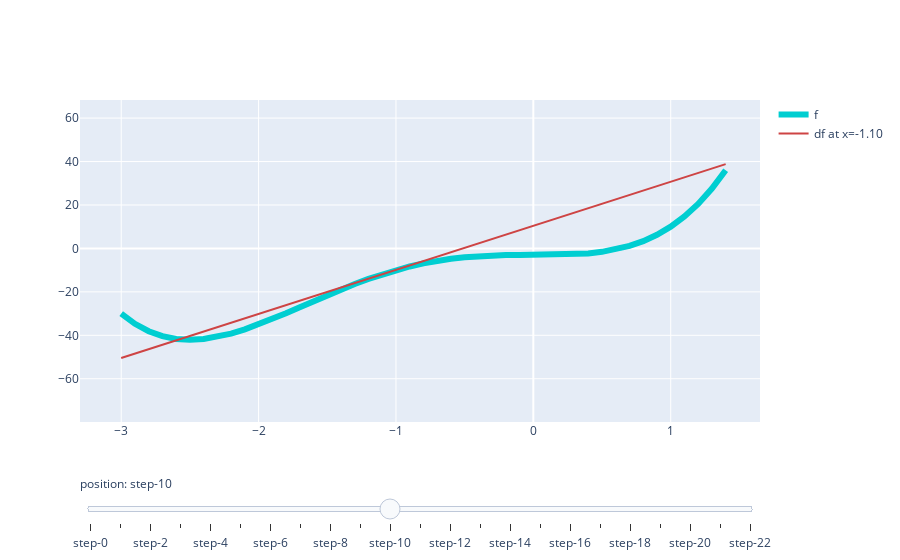

This figure's notebook cell:
### Code cell
# -*- coding: utf-8 -*-
"""
Created on Wed Apr 15 17:32:53 2020

@author: IngoScr33n
"""

import plotly.graph_objects as go
import numpy as np

# define function and derivative
def function(x):
    return 3*x**4+10*x**3-3

def derivative(step,x):
    df = function(x[2:])-function(x[:-2])
    return df/(2*step)

# set the x axis
start = -3
stop = 1.5
step = 0.1

xval = np.arange(start,stop,step)
f = function(xval)
df = derivative(step,xval)
b = f[1:-1]-df*xval[1:-1]
ylim = [np.min(f)*1.9,np.max(f)*1.9]
xlim = [start*1.1,stop*1.1]

# Create figure
fig = go.Figure()

# Add the main function to the figure
fig.add_trace(
    go.Scatter(
        visible = True,
        line = dict(color = "#00CED1", width = 6),
        name = 'f',
        x = xval,
        y = f
        ))

# Add the tangents to the figure
for pos in range(len(df)):
    if pos%2==0:
        fig.add_trace(
            go.Scatter(
                visible=False,
                line=dict(color="#cE4444", width=2),
                name="df at x=%.2f"%xval[pos+1],
                x=xval,
                y=xval*df[pos]+b[pos]
            ))

# Make 10th trace visible
fig.data[10].visible = True

# Create and add slider
steps = []
for i in range(len(fig.data)):
    step = dict(
        method="restyle",
        args=["visible", [False] * len(fig.data)],
    )
    step["args"][1][i] = True  # Toggle i'th trace to "visible"
    step["args"][1][0] = True # First trace is always visible
    steps.append(step)


sliders = [dict(
    active=10,
    currentvalue={"prefix": "position: "},
    pad={"t": 50},
    steps=steps
)]
fig.update_layout(
    sliders=sliders,
    yaxis = dict(range = ylim),
    xaxis = dict(range = xlim)
)

fig.show()

### Figure 1 — Plotly figure (JSON) as saved in the notebook; plotly's stock layout.template omitted (floating-point values rounded to 4 significant figures)
{"data": [{"line": {"color": "#00CED1", "width": 6}, "name": "f", "type": "scatter", "visible": true, "x": [-3, -2.9, -2.8, -2.7, -2.6, -2.5, -2.4, -2.3, -2.2, -2.1, -2.0, -1.9, -1.8, -1.7, -1.6, -1.5, -1.4, -1.3, -1.2, -1.1, -1.0, -0.9, -0.8, -0.7, -0.6, -0.5, -0.4, -0.3, -0.2, -0.1, 2.665e-15, 0.1, 0.2, 0.3, 0.4, 0.5, 0.6, 0.7, 0.8, 0.9, 1.0, 1.1, 1.2, 1.3, 1.4], "y": [-30, -34.71, -38.12, -40.4, -41.67, -42.06, -41.71, -40.72, -39.2, -37.27, -35.0, -32.49, -29.83, -27.07, -24.3, -21.56, -18.92, -16.4, -14.06, -11.92, -10.0, -8.322, -6.891, -5.71, -4.771, -4.062, -3.563, -3.246, -3.075, -3.01, -3, -2.99, -2.915, -2.706, -2.283, -1.562, -0.4512, 1.15, 3.349, 6.258, 10.0, 14.7, 20.5, 27.54, 35.96]}, {"line": {"color": "#cE4444", "width": 2}, "name": "df at x=-2.90", "type": "scatter", "visible": false, "x": [-3, -2.9, -2.8, -2.7, -2.6, -2.5, -2.4, -2.3, -2.2, -2.1, -2.0, -1.9, -1.8, -1.7, -1.6, -1.5, -1.4, -1.3, -1.2, -1.1, -1.0, -0.9, -0.8, -0.7, -0.6, -0.5, -0.4, -0.3, -0.2, -0.1, 2.665e-15, 0.1, 0.2, 0.3, 0.4, 0.5, 0.6, 0.7, 0.8, 0.9, 1.0, 1.1, 1.2, 1.3, 1.4], "y": [-30.64, -34.71, -38.77, -42.83, -46.89, -50.95, -55.01, -59.08, -63.14, -67.2, -71.26, -75.32, -79.38, -83.44, -87.51, -91.57, -95.63, -99.69, -103.8, -107.8, -111.9, -115.9, -120.0, -124.1, -128.1, -132.2, -136.2, -140.3, -144.4, -148.4, -152.5, -156.6, -160.6, -164.7, -168.7, -172.8, -176.9, -180.9, -185.0, -189.0, -193.1, -197.2, -201.2, -205.3, -209.4]}, {"line": {"color": "#cE4444", "width": 2}, "name": "df at x=-2.70", "type": "scatter", "visible": false, "x": [-3, -2.9, -2.8, -2.7, -2.6, -2.5, -2.4, -2.3, -2.2, -2.1, -2.0, -1.9, -1.8, -1.7, -1.6, -1.5, -1.4, -1.3, -1.2, -1.1, -1.0, -0.9, -0.8, -0.7, -0.6, -0.5, -0.4, -0.3, -0.2, -0.1, 2.665e-15, 0.1, 0.2, 0.3, 0.4, 0.5, 0.6, 0.7, 0.8, 0.9, 1.0, 1.1, 1.2, 1.3, 1.4], "y": [-35.08, -36.85, -38.63, -40.4, -42.17, -43.94, -45.71, -47.49, -49.26, -51.03, -52.8, -54.57, -56.35, -58.12, -59.89, -61.66, -63.43, -65.21, -66.98, -68.75, -70.52, -72.29, -74.07, -75.84, -77.61, -79.38, -81.15, -82.93, -84.7, -86.47, -88.24, -90.01, -91.79, -93.56, -95.33, -97.1, -98.87, -100.6, -102.4, -104.2, -106.0, -107.7, -109.5, -111.3, -113.0]}, {"line": {"color": "#cE4444", "width": 2}, "name": "df at x=-2.50", "type": "scatter", "visible": false, "x": [-3, -2.9, -2.8, -2.7, -2.6, -2.5, -2.4, -2.3, -2.2, -2.1, -2.0, -1.9, -1.8, -1.7, -1.6, -1.5, -1.4, -1.3, -1.2, -1.1, -1.0, -0.9, -0.8, -0.7, -0.6, -0.5, -0.4, -0.3, -0.2, -0.1, 2.665e-15, 0.1, 0.2, 0.3, 0.4, 0.5, 0.6, 0.7, 0.8, 0.9, 1.0, 1.1, 1.2, 1.3, 1.4], "y": [-41.96, -41.98, -42.0, -42.02, -42.04, -42.06, -42.08, -42.1, -42.12, -42.14, -42.16, -42.18, -42.2, -42.22, -42.24, -42.26, -42.28, -42.3, -42.32, -42.34, -42.36, -42.38, -42.4, -42.42, -42.44, -42.46, -42.48, -42.5, -42.52, -42.54, -42.56, -42.58, -42.6, -42.62, -42.64, -42.66, -42.68, -42.7, -42.72, -42.74, -42.76, -42.78, -42.8, -42.82, -42.84]}, {"line": {"color": "#cE4444", "width": 2}, "name": "df at x=-2.30", "type": "scatter", "visible": false, "x": [-3, -2.9, -2.8, -2.7, -2.6, -2.5, -2.4, -2.3, -2.2, -2.1, -2.0, -1.9, -1.8, -1.7, -1.6, -1.5, -1.4, -1.3, -1.2, -1.1, -1.0, -0.9, -0.8, -0.7, -0.6, -0.5, -0.4, -0.3, -0.2, -0.1, 2.665e-15, 0.1, 0.2, 0.3, 0.4, 0.5, 0.6, 0.7, 0.8, 0.9, 1.0, 1.1, 1.2, 1.3, 1.4], "y": [-49.48, -48.23, -46.98, -45.73, -44.47, -43.22, -41.97, -40.72, -39.47, -38.21, -36.96, -35.71, -34.46, -33.21, -31.95, -30.7, -29.45, -28.2, -26.95, -25.69, -24.44, -23.19, -21.94, -20.69, -19.43, -18.18, -16.93, -15.68, -14.43, -13.17, -11.92, -10.67, -9.418, -8.166, -6.914, -5.662, -4.41, -3.158, -1.906, -0.6537, 0.5983, 1.85, 3.102, 4.354, 5.606]}, {"line": {"color": "#cE4444", "width": 2}, "name": "df at x=-2.10", "type": "scatter", "visible": false, "x": [-3, -2.9, -2.8, -2.7, -2.6, -2.5, -2.4, -2.3, -2.2, -2.1, -2.0, -1.9, -1.8, -1.7, -1.6, -1.5, -1.4, -1.3, -1.2, -1.1, -1.0, -0.9, -0.8, -0.7, -0.6, -0.5, -0.4, -0.3, -0.2, -0.1, 2.665e-15, 0.1, 0.2, 0.3, 0.4, 0.5, 0.6, 0.7, 0.8, 0.9, 1.0, 1.1, 1.2, 1.3, 1.4], "y": [-56.18, -54.08, -51.98, -49.88, -47.77, -45.67, -43.57, -41.47, -39.37, -37.27, -35.16, -33.06, -30.96, -28.86, -26.76, -24.66, -22.55, -20.45, -18.35, -16.25, -14.15, -12.05, -9.945, -7.843, -5.742, -3.64, -1.538, 0.5631, 2.665, 4.766, 6.868, 8.97, 11.07, 13.17, 15.27, 17.38, 19.48, 21.58, 23.68, 25.78, 27.88, 29.99, 32.09, 34.19, 36.29]}, {"line": {"color": "#cE4444", "width": 2}, "name": "df at x=-1.90", "type": "scatter", "visible": false, "x": [-3, -2.9, -2.8, -2.7, -2.6, -2.5, -2.4, -2.3, -2.2, -2.1, -2.0, -1.9, -1.8, -1.7, -1.6, -1.5, -1.4, -1.3, -1.2, -1.1, -1.0, -0.9, -0.8, -0.7, -0.6, -0.5, -0.4, -0.3, -0.2, -0.1, 2.665e-15, 0.1, 0.2, 0.3, 0.4, 0.5, 0.6, 0.7, 0.8, 0.9, 1.0, 1.1, 1.2, 1.3, 1.4], "y": [-60.94, -58.36, -55.77, -53.18, -50.6, -48.01, -45.43, -42.84, -40.25, -37.67, -35.08, -32.49, -29.91, -27.32, -24.73, -22.15, -19.56, -16.98, -14.39, -11.8, -9.216, -6.63, -4.043, -1.457, 1.13, 3.716, 6.302, 8.889, 11.48, 14.06, 16.65, 19.23, 21.82, 24.41, 26.99, 29.58, 32.17, 34.75, 37.34, 39.93, 42.51, 45.1, 47.68, 50.27, 52.86]}, {"line": {"color": "#cE4444", "width": 2}, "name": "df at x=-1.70", "type": "scatter", "visible": false, "x": [-3, -2.9, -2.8, -2.7, -2.6, -2.5, -2.4, -2.3, -2.2, -2.1, -2.0, -1.9, -1.8, -1.7, -1.6, -1.5, -1.4, -1.3, -1.2, -1.1, -1.0, -0.9, -0.8, -0.7, -0.6, -0.5, -0.4, -0.3, -0.2, -0.1, 2.665e-15, 0.1, 0.2, 0.3, 0.4, 0.5, 0.6, 0.7, 0.8, 0.9, 1.0, 1.1, 1.2, 1.3, 1.4], "y": [-63.01, -60.24, -57.48, -54.71, -51.95, -49.19, -46.42, -43.66, -40.89, -38.13, -35.37, -32.6, -29.84, -27.07, -24.31, -21.55, -18.78, -16.02, -13.25, -10.49, -7.726, -4.962, -2.198, 0.5663, 3.33, 6.094, 8.858, 11.62, 14.39, 17.15, 19.91, 22.68, 25.44, 28.21, 30.97, 33.73, 36.5, 39.26, 42.03, 44.79, 47.55, 50.32, 53.08, 55.85, 58.61]}, {"line": {"color": "#cE4444", "width": 2}, "name": "df at x=-1.50", "type": "scatter", "visible": false, "x": [-3, -2.9, -2.8, -2.7, -2.6, -2.5, -2.4, -2.3, -2.2, -2.1, -2.0, -1.9, -1.8, -1.7, -1.6, -1.5, -1.4, -1.3, -1.2, -1.1, -1.0, -0.9, -0.8, -0.7, -0.6, -0.5, -0.4, -0.3, -0.2, -0.1, 2.665e-15, 0.1, 0.2, 0.3, 0.4, 0.5, 0.6, 0.7, 0.8, 0.9, 1.0, 1.1, 1.2, 1.3, 1.4], "y": [-61.94, -59.25, -56.56, -53.87, -51.17, -48.48, -45.79, -43.1, -40.41, -37.71, -35.02, -32.33, -29.64, -26.95, -24.25, -21.56, -18.87, -16.18, -13.49, -10.79, -8.102, -5.41, -2.718, -0.0265, 2.666, 5.358, 8.05, 10.74, 13.43, 16.13, 18.82, 21.51, 24.2, 26.89, 29.59, 32.28, 34.97, 37.66, 40.35, 43.05, 45.74, 48.43, 51.12, 53.81, 56.51]}, {"line": {"color": "#cE4444", "width": 2}, "name": "df at x=-1.30", "type": "scatter", "visible": false, "x": [-3, -2.9, -2.8, -2.7, -2.6, -2.5, -2.4, -2.3, -2.2, -2.1, -2.0, -1.9, -1.8, -1.7, -1.6, -1.5, -1.4, -1.3, -1.2, -1.1, -1.0, -0.9, -0.8, -0.7, -0.6, -0.5, -0.4, -0.3, -0.2, -0.1, 2.665e-15, 0.1, 0.2, 0.3, 0.4, 0.5, 0.6, 0.7, 0.8, 0.9, 1.0, 1.1, 1.2, 1.3, 1.4], "y": [-57.68, -55.25, -52.82, -50.39, -47.97, -45.54, -43.11, -40.68, -38.25, -35.83, -33.4, -30.97, -28.54, -26.11, -23.69, -21.26, -18.83, -16.4, -13.97, -11.55, -9.118, -6.69, -4.262, -1.834, 0.5943, 3.022, 5.45, 7.878, 10.31, 12.73, 15.16, 17.59, 20.02, 22.45, 24.87, 27.3, 29.73, 32.16, 34.59, 37.01, 39.44, 41.87, 44.3, 46.73, 49.15]}, {"line": {"color": "#cE4444", "width": 2}, "name": "df at x=-1.10", "type": "scatter", "visible": true, "x": [-3, -2.9, -2.8, -2.7, -2.6, -2.5, -2.4, -2.3, -2.2, -2.1, -2.0, -1.9, -1.8, -1.7, -1.6, -1.5, -1.4, -1.3, -1.2, -1.1, -1.0, -0.9, -0.8, -0.7, -0.6, -0.5, -0.4, -0.3, -0.2, -0.1, 2.665e-15, 0.1, 0.2, 0.3, 0.4, 0.5, 0.6, 0.7, 0.8, 0.9, 1.0, 1.1, 1.2, 1.3, 1.4], "y": [-50.48, -48.45, -46.42, -44.39, -42.36, -40.33, -38.3, -36.27, -34.24, -32.21, -30.18, -28.15, -26.12, -24.1, -22.07, -20.04, -18.01, -15.98, -13.95, -11.92, -9.888, -7.858, -5.829, -3.799, -1.77, 0.2599, 2.29, 4.319, 6.349, 8.378, 10.41, 12.44, 14.47, 16.5, 18.53, 20.56, 22.59, 24.62, 26.64, 28.67, 30.7, 32.73, 34.76, 36.79, 38.82]}, {"line": {"color": "#cE4444", "width": 2}, "name": "df at x=-0.90", "type": "scatter", "visible": false, "x": [-3, -2.9, -2.8, -2.7, -2.6, -2.5, -2.4, -2.3, -2.2, -2.1, -2.0, -1.9, -1.8, -1.7, -1.6, -1.5, -1.4, -1.3, -1.2, -1.1, -1.0, -0.9, -0.8, -0.7, -0.6, -0.5, -0.4, -0.3, -0.2, -0.1, 2.665e-15, 0.1, 0.2, 0.3, 0.4, 0.5, 0.6, 0.7, 0.8, 0.9, 1.0, 1.1, 1.2, 1.3, 1.4], "y": [-40.96, -39.41, -37.86, -36.3, -34.75, -33.19, -31.64, -30.08, -28.53, -26.97, -25.42, -23.87, -22.31, -20.76, -19.2, -17.65, -16.09, -14.54, -12.98, -11.43, -9.876, -8.322, -6.767, -5.213, -3.658, -2.104, -0.5497, 1.005, 2.559, 4.114, 5.668, 7.222, 8.777, 10.33, 11.89, 13.44, 14.99, 16.55, 18.1, 19.66, 21.21, 22.77, 24.32, 25.88, 27.43]}, {"line": {"color": "#cE4444", "width": 2}, "name": "df at x=-0.70", "type": "scatter", "visible": false, "x": [-3, -2.9, -2.8, -2.7, -2.6, -2.5, -2.4, -2.3, -2.2, -2.1, -2.0, -1.9, -1.8, -1.7, -1.6, -1.5, -1.4, -1.3, -1.2, -1.1, -1.0, -0.9, -0.8, -0.7, -0.6, -0.5, -0.4, -0.3, -0.2, -0.1, 2.665e-15, 0.1, 0.2, 0.3, 0.4, 0.5, 0.6, 0.7, 0.8, 0.9, 1.0, 1.1, 1.2, 1.3, 1.4], "y": [-30.09, -29.03, -27.97, -26.91, -25.85, -24.79, -23.73, -22.67, -21.61, -20.55, -19.49, -18.43, -17.37, -16.31, -15.25, -14.19, -13.13, -12.07, -11.01, -9.95, -8.89, -7.83, -6.77, -5.71, -4.65, -3.59, -2.53, -1.47, -0.4097, 0.6503, 1.71, 2.77, 3.83, 4.89, 5.95, 7.01, 8.07, 9.13, 10.19, 11.25, 12.31, 13.37, 14.43, 15.49, 16.55]}, {"line": {"color": "#cE4444", "width": 2}, "name": "df at x=-0.50", "type": "scatter", "visible": false, "x": [-3, -2.9, -2.8, -2.7, -2.6, -2.5, -2.4, -2.3, -2.2, -2.1, -2.0, -1.9, -1.8, -1.7, -1.6, -1.5, -1.4, -1.3, -1.2, -1.1, -1.0, -0.9, -0.8, -0.7, -0.6, -0.5, -0.4, -0.3, -0.2, -0.1, 2.665e-15, 0.1, 0.2, 0.3, 0.4, 0.5, 0.6, 0.7, 0.8, 0.9, 1.0, 1.1, 1.2, 1.3, 1.4], "y": [-19.16, -18.56, -17.95, -17.35, -16.75, -16.14, -15.54, -14.93, -14.33, -13.73, -13.12, -12.52, -11.91, -11.31, -10.71, -10.1, -9.498, -8.894, -8.29, -7.686, -7.082, -6.478, -5.874, -5.27, -4.666, -4.062, -3.458, -2.854, -2.25, -1.647, -1.043, -0.4385, 0.1655, 0.7695, 1.373, 1.977, 2.581, 3.185, 3.789, 4.393, 4.997, 5.601, 6.205, 6.809, 7.413]}, {"line": {"color": "#cE4444", "width": 2}, "name": "df at x=-0.30", "type": "scatter", "visible": false, "x": [-3, -2.9, -2.8, -2.7, -2.6, -2.5, -2.4, -2.3, -2.2, -2.1, -2.0, -1.9, -1.8, -1.7, -1.6, -1.5, -1.4, -1.3, -1.2, -1.1, -1.0, -0.9, -0.8, -0.7, -0.6, -0.5, -0.4, -0.3, -0.2, -0.1, 2.665e-15, 0.1, 0.2, 0.3, 0.4, 0.5, 0.6, 0.7, 0.8, 0.9, 1.0, 1.1, 1.2, 1.3, 1.4], "y": [-9.834, -9.59, -9.346, -9.102, -8.858, -8.614, -8.37, -8.126, -7.882, -7.638, -7.394, -7.15, -6.906, -6.662, -6.418, -6.174, -5.93, -5.686, -5.442, -5.198, -4.954, -4.71, -4.466, -4.222, -3.978, -3.734, -3.49, -3.246, -3.002, -2.758, -2.514, -2.27, -2.026, -1.782, -1.538, -1.294, -1.05, -0.8057, -0.5617, -0.3177, -0.0737, 0.1703, 0.4143, 0.6583, 0.9023]}, {"line": {"color": "#cE4444", "width": 2}, "name": "df at x=-0.10", "type": "scatter", "visible": false, "x": [-3, -2.9, -2.8, -2.7, -2.6, -2.5, -2.4, -2.3, -2.2, -2.1, -2.0, -1.9, -1.8, -1.7, -1.6, -1.5, -1.4, -1.3, -1.2, -1.1, -1.0, -0.9, -0.8, -0.7, -0.6, -0.5, -0.4, -0.3, -0.2, -0.1, 2.665e-15, 0.1, 0.2, 0.3, 0.4, 0.5, 0.6, 0.7, 0.8, 0.9, 1.0, 1.1, 1.2, 1.3, 1.4], "y": [-4.1, -4.062, -4.025, -3.987, -3.95, -3.912, -3.874, -3.837, -3.799, -3.762, -3.724, -3.686, -3.649, -3.611, -3.574, -3.536, -3.498, -3.461, -3.423, -3.386, -3.348, -3.31, -3.273, -3.235, -3.198, -3.16, -3.122, -3.085, -3.047, -3.01, -2.972, -2.935, -2.897, -2.859, -2.822, -2.784, -2.747, -2.709, -2.671, -2.634, -2.596, -2.559, -2.521, -2.483, -2.446]}, {"line": {"color": "#cE4444", "width": 2}, "name": "df at x=0.10", "type": "scatter", "visible": false, "x": [-3, -2.9, -2.8, -2.7, -2.6, -2.5, -2.4, -2.3, -2.2, -2.1, -2.0, -1.9, -1.8, -1.7, -1.6, -1.5, -1.4, -1.3, -1.2, -1.1, -1.0, -0.9, -0.8, -0.7, -0.6, -0.5, -0.4, -0.3, -0.2, -0.1, 2.665e-15, 0.1, 0.2, 0.3, 0.4, 0.5, 0.6, 0.7, 0.8, 0.9, 1.0, 1.1, 1.2, 1.3, 1.4], "y": [-4.304, -4.262, -4.219, -4.177, -4.135, -4.092, -4.05, -4.007, -3.965, -3.923, -3.88, -3.838, -3.795, -3.753, -3.711, -3.668, -3.626, -3.583, -3.541, -3.499, -3.456, -3.414, -3.371, -3.329, -3.287, -3.244, -3.202, -3.159, -3.117, -3.075, -3.032, -2.99, -2.947, -2.905, -2.862, -2.82, -2.778, -2.735, -2.693, -2.65, -2.608, -2.566, -2.523, -2.481, -2.438]}, {"line": {"color": "#cE4444", "width": 2}, "name": "df at x=0.30", "type": "scatter", "visible": false, "x": [-3, -2.9, -2.8, -2.7, -2.6, -2.5, -2.4, -2.3, -2.2, -2.1, -2.0, -1.9, -1.8, -1.7, -1.6, -1.5, -1.4, -1.3, -1.2, -1.1, -1.0, -0.9, -0.8, -0.7, -0.6, -0.5, -0.4, -0.3, -0.2, -0.1, 2.665e-15, 0.1, 0.2, 0.3, 0.4, 0.5, 0.6, 0.7, 0.8, 0.9, 1.0, 1.1, 1.2, 1.3, 1.4], "y": [-13.13, -12.82, -12.5, -12.19, -11.87, -11.55, -11.24, -10.92, -10.61, -10.29, -9.974, -9.658, -9.342, -9.026, -8.71, -8.394, -8.078, -7.762, -7.446, -7.13, -6.814, -6.498, -6.182, -5.866, -5.55, -5.234, -4.918, -4.602, -4.286, -3.97, -3.654, -3.338, -3.022, -2.706, -2.39, -2.074, -1.758, -1.442, -1.126, -0.8097, -0.4937, -0.1777, 0.1383, 0.4543, 0.7703]}, {"line": {"color": "#cE4444", "width": 2}, "name": "df at x=0.50", "type": "scatter", "visible": false, "x": [-3, -2.9, -2.8, -2.7, -2.6, -2.5, -2.4, -2.3, -2.2, -2.1, -2.0, -1.9, -1.8, -1.7, -1.6, -1.5, -1.4, -1.3, -1.2, -1.1, -1.0, -0.9, -0.8, -0.7, -0.6, -0.5, -0.4, -0.3, -0.2, -0.1, 2.665e-15, 0.1, 0.2, 0.3, 0.4, 0.5, 0.6, 0.7, 0.8, 0.9, 1.0, 1.1, 1.2, 1.3, 1.4], "y": [-33.62, -32.71, -31.79, -30.87, -29.96, -29.04, -28.13, -27.21, -26.29, -25.38, -24.46, -23.55, -22.63, -21.71, -20.8, -19.88, -18.97, -18.05, -17.13, -16.22, -15.3, -14.39, -13.47, -12.55, -11.64, -10.72, -9.807, -8.891, -7.975, -7.059, -6.143, -5.227, -4.311, -3.394, -2.478, -1.562, -0.6465, 0.2695, 1.186, 2.102, 3.018, 3.934, 4.85, 5.766, 6.682]}, {"line": {"color": "#cE4444", "width": 2}, "name": "df at x=0.70", "type": "scatter", "visible": false, "x": [-3, -2.9, -2.8, -2.7, -2.6, -2.5, -2.4, -2.3, -2.2, -2.1, -2.0, -1.9, -1.8, -1.7, -1.6, -1.5, -1.4, -1.3, -1.2, -1.1, -1.0, -0.9, -0.8, -0.7, -0.6, -0.5, -0.4, -0.3, -0.2, -0.1, 2.665e-15, 0.1, 0.2, 0.3, 0.4, 0.5, 0.6, 0.7, 0.8, 0.9, 1.0, 1.1, 1.2, 1.3, 1.4], "y": [-69.15, -67.25, -65.35, -63.45, -61.55, -59.65, -57.75, -55.85, -53.95, -52.05, -50.15, -48.25, -46.35, -44.45, -42.55, -40.65, -38.75, -36.85, -34.95, -33.05, -31.15, -29.25, -27.35, -25.45, -23.55, -21.65, -19.75, -17.85, -15.95, -14.05, -12.15, -10.25, -8.35, -6.45, -4.55, -2.65, -0.7497, 1.15, 3.05, 4.95, 6.85, 8.75, 10.65, 12.55, 14.45]}, {"line": {"color": "#cE4444", "width": 2}, "name": "df at x=0.90", "type": "scatter", "visible": false, "x": [-3, -2.9, -2.8, -2.7, -2.6, -2.5, -2.4, -2.3, -2.2, -2.1, -2.0, -1.9, -1.8, -1.7, -1.6, -1.5, -1.4, -1.3, -1.2, -1.1, -1.0, -0.9, -0.8, -0.7, -0.6, -0.5, -0.4, -0.3, -0.2, -0.1, 2.665e-15, 0.1, 0.2, 0.3, 0.4, 0.5, 0.6, 0.7, 0.8, 0.9, 1.0, 1.1, 1.2, 1.3, 1.4], "y": [-123.4, -120.1, -116.8, -113.5, -110.1, -106.8, -103.5, -100.2, -96.84, -93.51, -90.18, -86.86, -83.53, -80.21, -76.88, -73.56, -70.23, -66.9, -63.58, -60.25, -56.93, -53.6, -50.28, -46.95, -43.63, -40.3, -36.97, -33.65, -30.32, -27.0, -23.67, -20.35, -17.02, -13.7, -10.37, -7.044, -3.718, -0.3929, 2.933, 6.258, 9.584, 12.91, 16.24, 19.56, 22.89]}, {"line": {"color": "#cE4444", "width": 2}, "name": "df at x=1.10", "type": "scatter", "visible": false, "x": [-3, -2.9, -2.8, -2.7, -2.6, -2.5, -2.4, -2.3, -2.2, -2.1, -2.0, -1.9, -1.8, -1.7, -1.6, -1.5, -1.4, -1.3, -1.2, -1.1, -1.0, -0.9, -0.8, -0.7, -0.6, -0.5, -0.4, -0.3, -0.2, -0.1, 2.665e-15, 0.1, 0.2, 0.3, 0.4, 0.5, 0.6, 0.7, 0.8, 0.9, 1.0, 1.1, 1.2, 1.3, 1.4], "y": [-200.6, -195.3, -190.1, -184.8, -179.6, -174.3, -169.1, -163.8, -158.6, -153.3, -148.1, -142.8, -137.6, -132.3, -127.1, -121.8, -116.6, -111.3, -106.1, -100.8, -95.56, -90.31, -85.06, -79.8, -74.55, -69.3, -64.05, -58.8, -53.55, -48.3, -43.05, -37.8, -32.55, -27.3, -22.05, -16.8, -11.55, -6.299, -1.049, 4.202, 9.452, 14.7, 19.95, 25.2, 30.45]}, {"line": {"color": "#cE4444", "width": 2}, "name": "df at x=1.30", "type": "scatter", "visible": false, "x": [-3, -2.9, -2.8, -2.7, -2.6, -2.5, -2.4, -2.3, -2.2, -2.1, -2.0, -1.9, -1.8, -1.7, -1.6, -1.5, -1.4, -1.3, -1.2, -1.1, -1.0, -0.9, -0.8, -0.7, -0.6, -0.5, -0.4, -0.3, -0.2, -0.1, 2.665e-15, 0.1, 0.2, 0.3, 0.4, 0.5, 0.6, 0.7, 0.8, 0.9, 1.0, 1.1, 1.2, 1.3, 1.4], "y": [-304.9, -297.2, -289.5, -281.7, -274.0, -266.3, -258.5, -250.8, -243.1, -235.3, -227.6, -219.9, -212.2, -204.4, -196.7, -189.0, -181.2, -173.5, -165.8, -158.0, -150.3, -142.6, -134.8, -127.1, -119.4, -111.6, -103.9, -96.17, -88.44, -80.71, -72.98, -65.25, -57.51, -49.78, -42.05, -34.32, -26.59, -18.85, -11.12, -3.39, 4.342, 12.07, 19.81, 27.54, 35.27]}], "layout": {"sliders": [{"active": 10, "currentvalue": {"prefix": "position: "}, "pad": {"t": 50}, "steps": [{"args": ["visible", [true, false, false, false, false, false, false, false, false, false, false, false, false, false, false, false, false, false, false, false, false, false, false]], "method": "restyle"}, {"args": ["visible", [true, true, false, false, false, false, false, false, false, false, false, false, false, false, false, false, false, false, false, false, false, false, false]], "method": "restyle"}, {"args": ["visible", [true, false, true, false, false, false, false, false, false, false, false, false, false, false, false, false, false, false, false, false, false, false, false]], "method": "restyle"}, {"args": ["visible", [true, false, false, true, false, false, false, false, false, false, false, false, false, false, false, false, false, false, false, false, false, false, false]], "method": "restyle"}, {"args": ["visible", [true, false, false, false, true, false, false, false, false, false, false, false, false, false, false, false, false, false, false, false, false, false, false]], "method": "restyle"}, {"args": ["visible", [true, false, false, false, false, true, false, false, false, false, false, false, false, false, false, false, false, false, false, false, false, false, false]], "method": "restyle"}, {"args": ["visible", [true, false, false, false, false, false, true, false, false, false, false, false, false, false, false, false, false, false, false, false, false, false, false]], "method": "restyle"}, {"args": ["visible", [true, false, false, false, false, false, false, true, false, false, false, false, false, false, false, false, false, false, false, false, false, false, false]], "method": "restyle"}, {"args": ["visible", [true, false, false, false, false, false, false, false, true, false, false, false, false, false, false, false, false, false, false, false, false, false, false]], "method": "restyle"}, {"args": ["visible", [true, false, false, false, false, false, false, false, false, true, false, false, false, false, false, false, false, false, false, false, false, false, false]], "method": "restyle"}, {"args": ["visible", [true, false, false, false, false, false, false, false, false, false, true, false, false, false, false, false, false, false, false, false, false, false, false]], "method": "restyle"}, {"args": ["visible", [true, false, false, false, false, false, false, false, false, false, false, true, false, false, false, false, false, false, false, false, false, false, false]], "method": "restyle"}, {"args": ["visible", [true, false, false, false, false, false, false, false, false, false, false, false, true, false, false, false, false, false, false, false, false, false, false]], "method": "restyle"}, {"args": ["visible", [true, false, false, false, false, false, false, false, false, false, false, false, false, true, false, false, false, false, false, false, false, false, false]], "method": "restyle"}, {"args": ["visible", [true, false, false, false, false, false, false, false, false, false, false, false, false, false, true, false, false, false, false, false, false, false, false]], "method": "restyle"}, {"args": ["visible", [true, false, false, false, false, false, false, false, false, false, false, false, false, false, false, true, false, false, false, false, false, false, false]], "method": "restyle"}, {"args": ["visible", [true, false, false, false, false, false, false, false, false, false, false, false, false, false, false, false, true, false, false, false, false, false, false]], "method": "restyle"}, {"args": ["visible", [true, false, false, false, false, false, false, false, false, false, false, false, false, false, false, false, false, true, false, false, false, false, false]], "method": "restyle"}, {"args": ["visible", [true, false, false, false, false, false, false, false, false, false, false, false, false, false, false, false, false, false, true, false, false, false, false]], "method": "restyle"}, {"args": ["visible", [true, false, false, false, false, false, false, false, false, false, false, false, false, false, false, false, false, false, false, true, false, false, false]], "method": "restyle"}, {"args": ["visible", [true, false, false, false, false, false, false, false, false, false, false, false, false, false, false, false, false, false, false, false, true, false, false]], "method": "restyle"}, {"args": ["visible", [true, false, false, false, false, false, false, false, false, false, false, false, false, false, false, false, false, false, false, false, false, true, false]], "method": "restyle"}, {"args": ["visible", [true, false, false, false, false, false, false, false, false, false, false, false, false, false, false, false, false, false, false, false, false, false, true]], "method": "restyle"}]}], "xaxis": {"range": [-3.3, 1.65]}, "yaxis": {"range": [-79.92, 68.33]}}}
